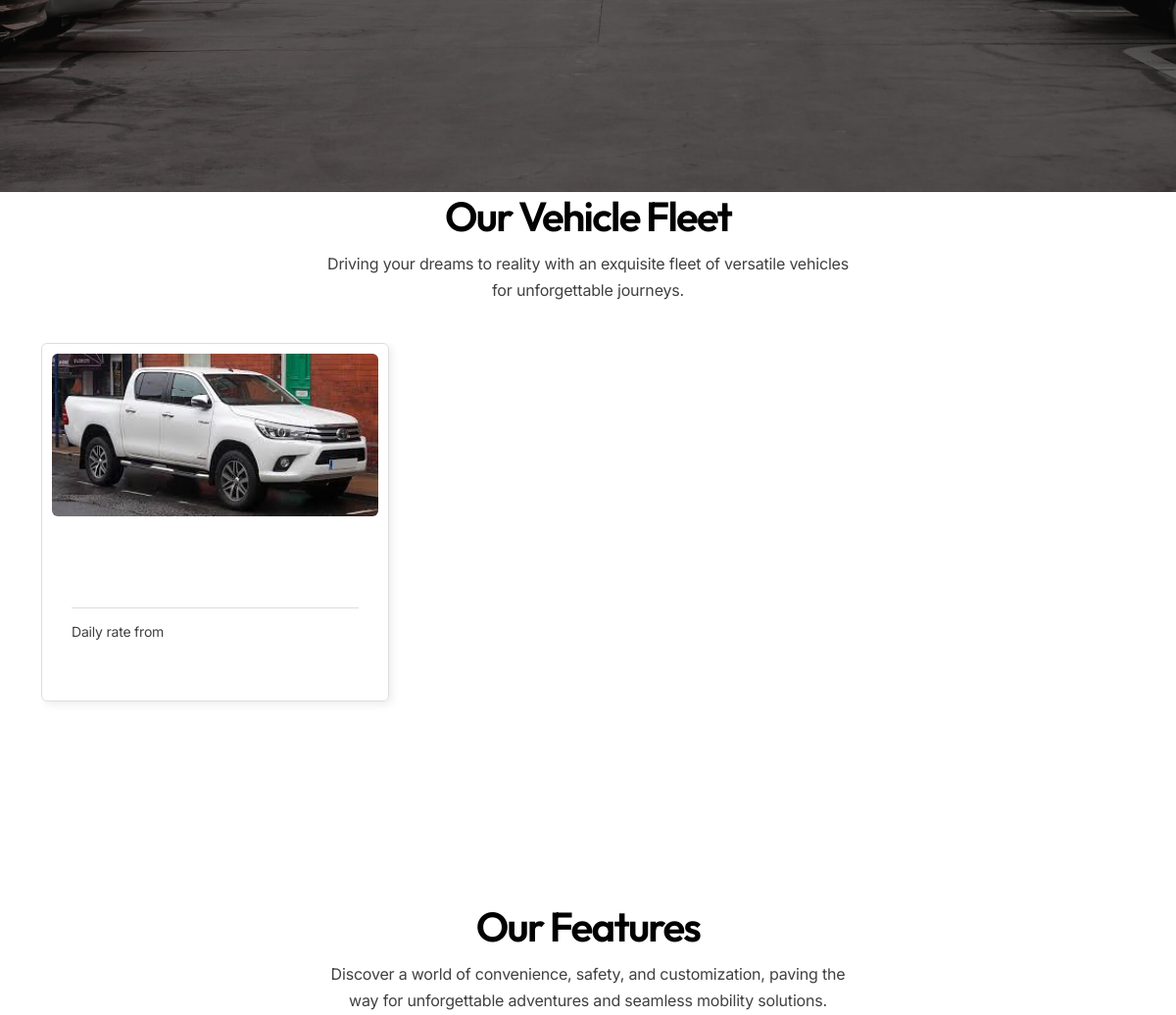
Before: / (middle part) with the older database file.
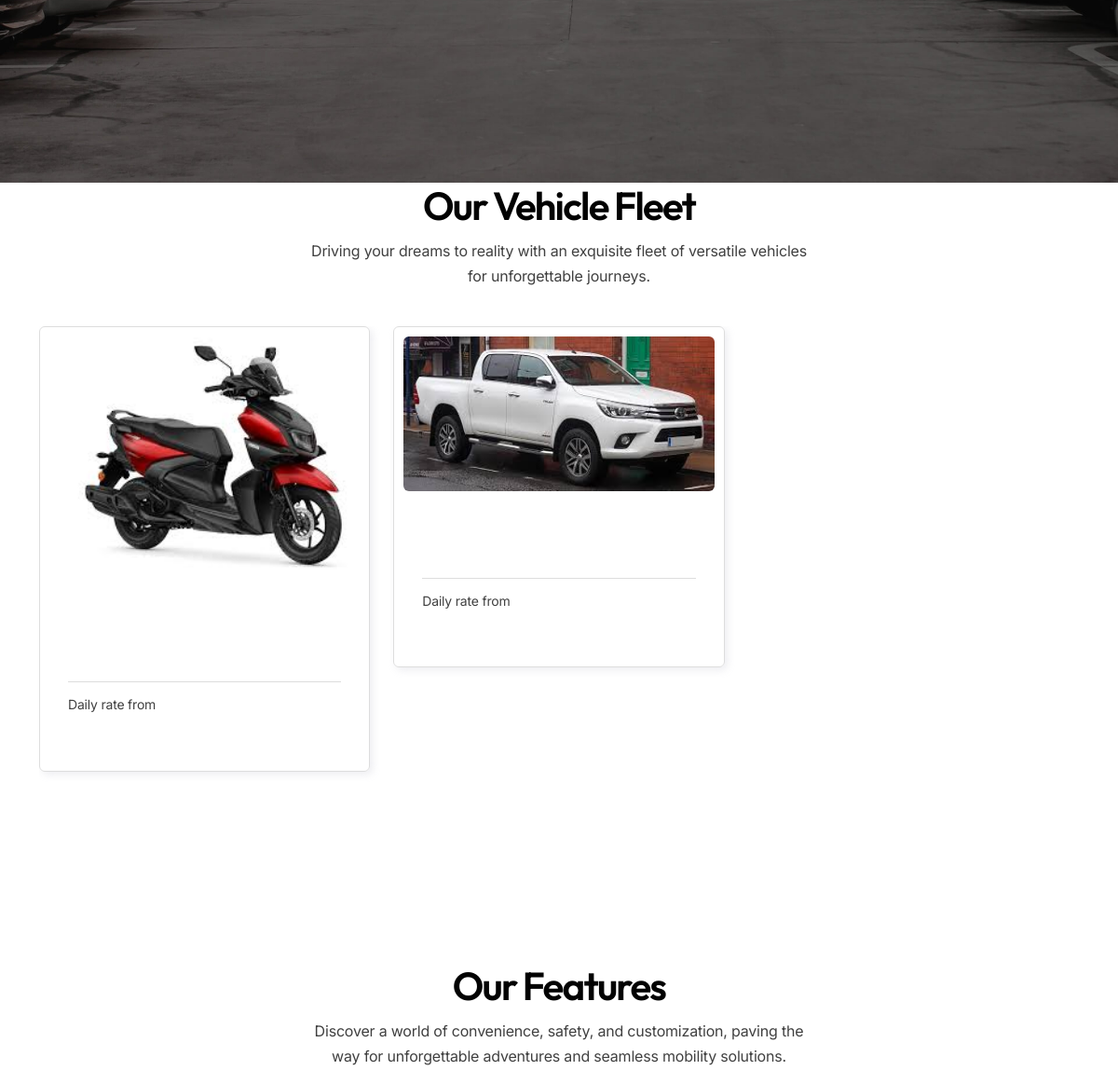
After: the same page with the newer database file.
### main/models.py (models this page shows, shortened)
class Vehicle(models.Model):
    vehicle_name = models.CharField(max_length=20)
    vehicle_description = models.TextField()
    vehicle_number = models.CharField(max_length=10)
    vehicle_type = models.ForeignKey(CarType, on_delete=models.CASCADE)
    vehicle_model = models.ForeignKey(CarModel, on_delete=models.CASCADE)
    vehicle_gear = models.ForeignKey(GearType, on_delete=models.CASCADE, null=True)
    vehicle_color = models.CharField(max_length=20)
    vehicle_front_image = models.ImageField(upload_to='vehicle/vehicle_images/' )
    vehicle_right_image = models.ImageField(upload_to='vehicle/vehicle_images/')
    vehicle_left_image = models.ImageField(upload_to='vehicle/vehicle_images/')
    vehicle_back_image = models.ImageField(upload_to='vehicle/vehicle_images/')
    vehicle_location = models.CharField(max_length=200)
    vehicle_seat = models.IntegerField()
    uploaded_by=models.ForeignKey(User, on_delete=models.CASCADE, related_name='uploaded_by')
    rented_by=models.ForeignKey(User, on_delete=models.CASCADE, related_name='rented_by', null=True,blank=True)
    price_per_day = models.IntegerField()
    isDeleted=models.BooleanField(default=False)
    available = models.BooleanField(default=True)
    approved = models.BooleanField(default=False)

### main/views.py (the view)
# urls.py: path('', views.home, name='home'),
def home(request):
    vehicle=Vehicle.objects.filter(available=True,isDeleted=False,approved=True)
    context={
        'vehicle':vehicle
    }
    return render(request, 'index.html',context)

### main/models.py (called while the page is built)
    def __str__(self) -> str:
        return self.name

    def __str__(self) -> str:
        return self.name

    def __str__(self) -> str:
        return self.name

### main/templates/index.html (shortened to what this page needs)
{% extends "base.html" %}
{% load static %}
{% block content %}
<div class="no-bottom no-top" id="content">
    <section id="section-hero" aria-label="section" class="full-height vertical-center"
        data-bgimage="url(images/background/2.jpg) bottom">
    </section>
    <section id="section-cars" class="no-top">
        <div class="container">
            <div class="row align-items-center">
                <div class="col-lg-6 offset-lg-3 text-center">
                    <h2>Our Vehicle Fleet</h2>
                    <p>Driving your dreams to reality with an exquisite fleet of versatile vehicles for unforgettable
                        journeys.</p>
                    <div class="spacer-20"></div>
                </div>
                <div id="items-carousel" class="owl-carousel wow fadeIn">
                    {% for car in vehicle %}
                    <div class="col-lg-12">
                        <div class="de-item mb30">
                            <div class="d-img">
                                <img src="{{ car.vehicle_front_image.url }} " class="img-fluid" alt="">
                            </div>
                            <div class="d-info">
                                <div class="d-text">
                                    <a href="{% url 'car_detail' car.id %}">
                                    </a>
                                    <div class="d-atr-group">
                                    </div>
                                    <div class="d-price">
                                        Daily rate from <span>Rs. {{ car.price_per_day }}</span>
                                    </div>
                                </div>
                            </div>
                        </div>
                    </div>
                    {% endfor %}
                </div>
            </div>
        </div>
    </section>
    <section aria-label="section">
        <div class="container">
            <div class="row align-items-center">
                <div class="col-lg-6 offset-lg-3 text-center">
                    <h2>Our Features</h2>
                    <p>Discover a world of convenience, safety, and customization, paving the way for unforgettable
                        adventures and seamless mobility solutions.</p>
                </div>
            </div>
        </div>
    </section>
</div>
{% endblock content %}

Changed rows visible on the page:
now on this page (row edited): Vehicle: vehicle_front_image (picture)
